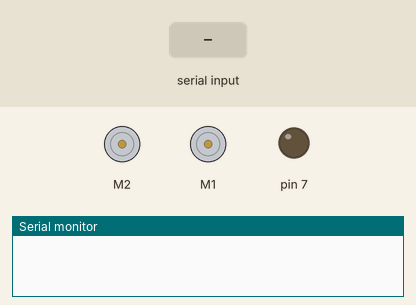
This sketch was run on a simulated Arduino Uno, built with avr-gcc and run on an emulated ATmega328P. Shown: 2 × DC motor (green arrow = forward, orange = backward, longer = faster), output pins drawn as LEDs (lit = HIGH), the last lines printed to the serial monitor. The inputs (shaded band) are chosen by the test bench.

Above: at 1.7 s.
1.8 s: "L" received over the second serial link
At 2.7 s:
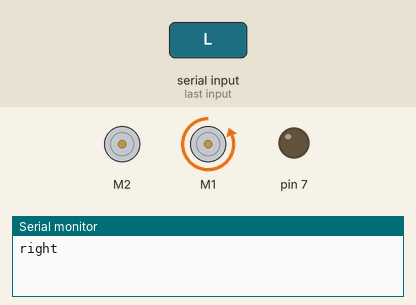
3.3 s: "R" received over the second serial link
At 3.8 s:
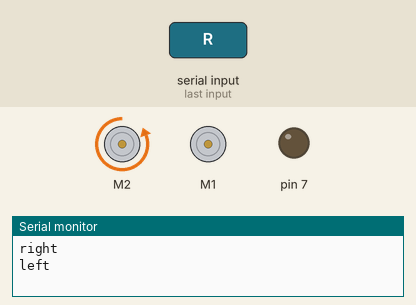
4.8 s: "U" received over the second serial link
At 6.0 s:
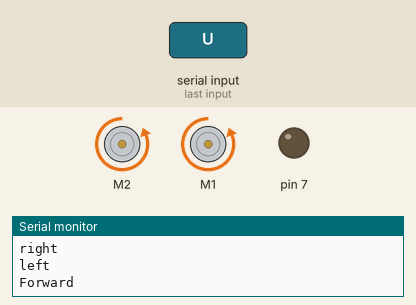
6.3 s: "B" received over the second serial link
At 7.3 s:
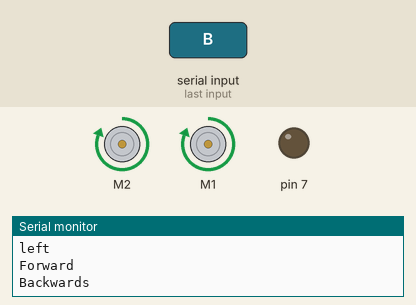
7.8 s: "T" received over the second serial link
At 8.4 s:
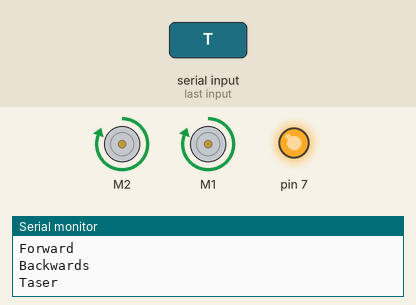
10.3 s: "S" received over the second serial link
At 11.5 s:
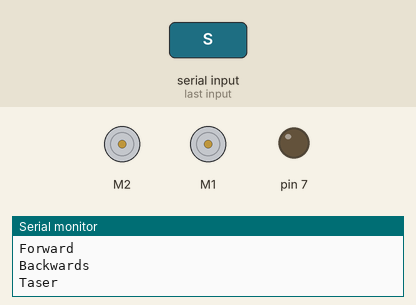
Timing chart, 0 to 12.8 s (numbered marks = the images above; inputs shaded):
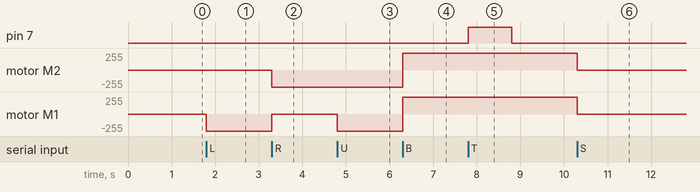

Measured:
- after the input at 1.8 s, motor M1: stopped → backward 255/255 at once
- after the input at 3.3 s, motor M2: stopped → backward 255/255 at once; motor M1: backward 255/255 → stopped at once
- after the input at 4.8 s, motor M1: stopped → backward 255/255 at once
- after the input at 6.3 s, motor M2, motor M1: backward 255/255 → forward 255/255 at once
- after the input at 7.8 s, pin 7: LOW → HIGH at once, → LOW 1.0 s later
- after the input at 10.3 s, motor M2, motor M1: forward 255/255 → stopped at once

The sketch:

vletes.ino
```cpp
#include <SoftwareSerial.h>
#include <AFMotor.h>

AF_DCMotor left(2, MOTOR12_64KHZ); // create motor #2, 64KHz pwm
AF_DCMotor right(1, MOTOR12_64KHZ);


SoftwareSerial BTSerial(12, 13);
void setup() {
  left.setSpeed(255);
  right.setSpeed(255);// set the speed to 200/255
  Serial.begin(9600);
  BTSerial.begin(9600);
  delay(500);
  pinMode(7,OUTPUT);
  digitalWrite(7,LOW);
}
void loop() {
  char r;

  if (BTSerial.available()) {
    r = BTSerial.read();
  }
  if ( r == 'L') {

    left.run(RELEASE);      // turn it
    right.run(BACKWARD);
    Serial.println("right");
    delay(200);


  }
  if ( r == 'R') {

    left.run(BACKWARD);      // turn it
    right.run(RELEASE);
    Serial.println("left");
    delay(200);

  }
  if ( r == 'U') {

    left.run(BACKWARD);      // turn it
    right.run(BACKWARD);
    Serial.println("Forward");
    delay(200);

  }
  if ( r == 'B') {

    left.run(FORWARD);      // turn it
    right.run(FORWARD);
    Serial.println("Backwards");
    delay(200);

  }
  if ( r == 'S') {
    left.run(RELEASE);      // turn it
    right.run(RELEASE);

  }

   if ( r == 'T'){
      Serial.println("Taser");
      digitalWrite(7,HIGH);
      delay(1000);
      digitalWrite(7,LOW);

    }


}
// 13 RX bluetooth
// 12 TX bluetooth
```
